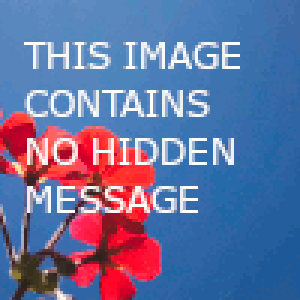
#> input picture in.png, 100 x 100 px (shown 3 times larger)
$ python Hide.py
#> lines starting #> are read from the running program, lines starting #| are printed output that depends on the picture
import matplotlib.pyplot as plt
import matplotlib.image as mpimg
import numpy as np

#in file
fpi = 'in.png'
#out file
fpo = 'out.png'

##message to be hidden
msg = "this is a test message which is to be hidden in the source imagethis is a test message which is to be hidden in the source imagethis is a test message which is to be hidden in the source imagethis is a test message which is to be hidden in the source imagethis is a test message which is to be hidden in the source imagethis is a test message which is to be hidden in the source imagethis is a test message which is to be hidden in the source imagethis is a test message which is to be hidden in the source imagethis is a test message which is to be hidden in the source imagethis is a test message which is to be hidden in the source imagethis is a test message which is to be hidden in the source imagethis is a test message which is to be hidden in the source imagethis is a test message which is to be hidden in the source imagethis is a test message which is to be hidden in the source imagethis is a test message which is to be hidden in the source imagethis is a test message which is to be hidden in the source imagethis is a test message which is to be hidden in the source imagethis is a test message which is to be hidden in the source imagethis is a test message which is to be hidden in the source imagethis is a test message which is to be hidden in the source imagethis is a test message which is to be hidden in the source imagethis is a test message which is to be hidden in the source imagethis is a test message which is to be hidden in the source imagethis is a test message which is to be hidden in the source imagethis is a test message which is to be hidden in the source imagethis is a test message which is to be hidden in the source imagethis is a test message which is to be hidden in the source imagethis is a test message which is to be hidden in the source imagethis is a test message which is to be hidden in the source imagethis is a test message which is to be hidden in the source imagethis is a test message which is to be hidden in the source imagethis is a test message which is to be hidden in the source imagethis is a test message which is to be hidden in the source imagethis is a test message which is to be hidden in the source imagethis is a test message which is to be hidden in the source image"


#mesage terminator
terminal = "\0"

msg += terminal

#read image
cimg = mpimg.imread(fpi)
#> cimg is the input picture: shape (100, 100, 4) float32; mean R, G, B, A 0.408, 0.446, 0.626, 1


omtrx = cimg.astype(float)

#add stenograpgic data
for i in range(cimg.shape[0]):
    for j in range(cimg.shape[1]):
        try:
            omtrx[i,j,0] = (ord(msg[i*cimg.shape[0]+j]) +1 )/256
        except:
            pass
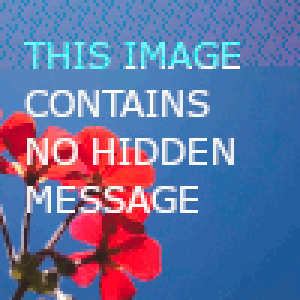
#> omtrx: shape (100, 100, 4) float64 (shown 3 times larger); mean R, G, B, A 0.406, 0.446, 0.626, 1

#print(omtrx)

#save output
plt.imsave(fpo, omtrx)
